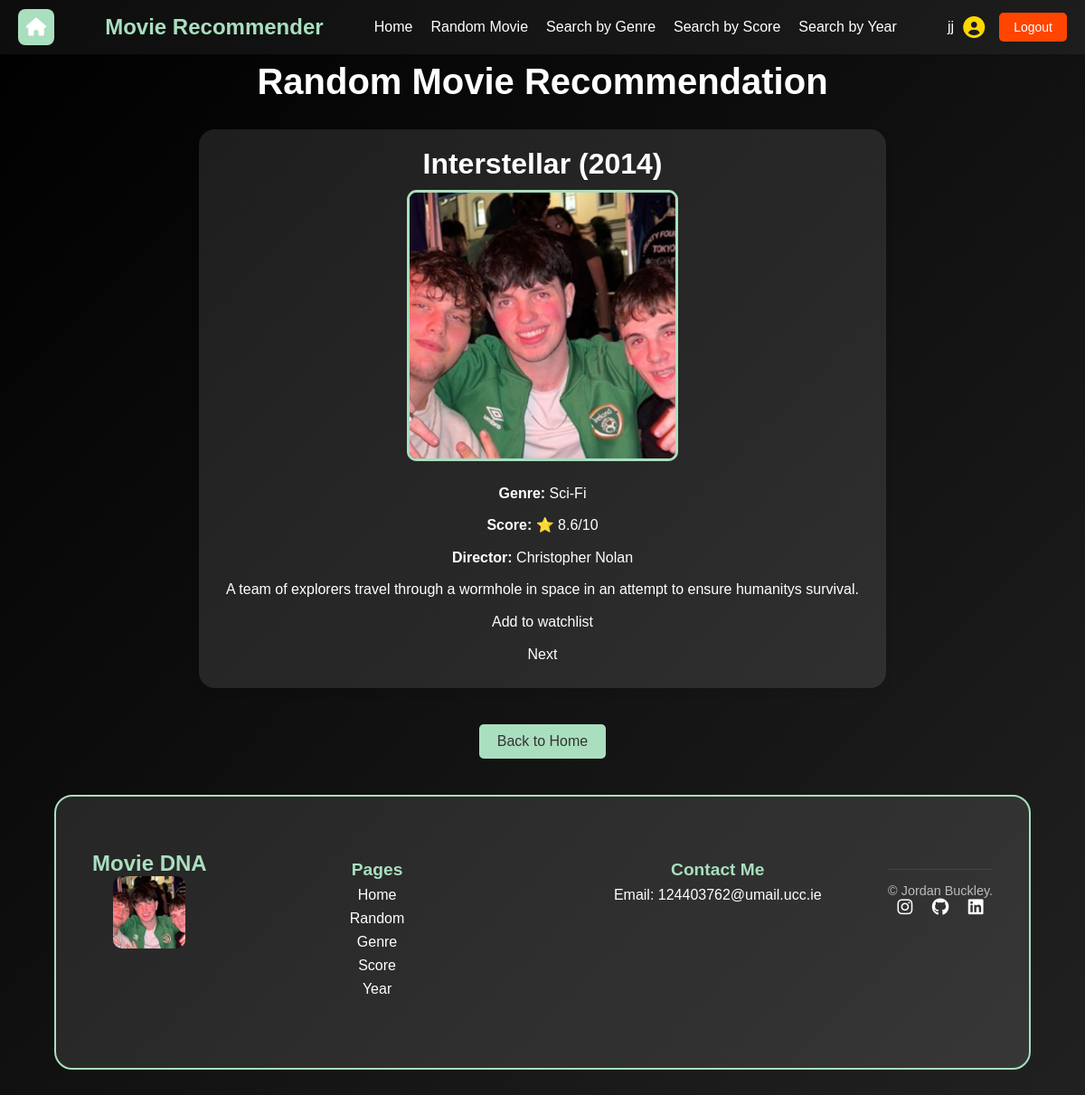
Screenshot of /random (signed in) with the database file from the repository.
### tables this page shows
CREATE TABLE movies 
(
    movie_id INTEGER PRIMARY KEY AUTOINCREMENT,
    title TEXT NOT NULL,
    genre TEXT NOT NULL,
    score FLOAT,
    year INTEGER,
    director TEXT,
    description TEXT
, image_url TEXT);

### app.py (the view, shortened to what this page needs)
@app.route("/random", methods=["GET", "POST"])
@login_required
def random_movie():
    db = get_db()
    movie = db.execute("SELECT * FROM movies ORDER BY RANDOM() LIMIT 1").fetchone()
    form = ReviewForm()
    reviews = db.execute("SELECT * FROM reviews WHERE movie_id = ?", (movie["movie_id"],)).fetchall()
    return render_template("random.html", movie=movie, reviews=reviews, form=form)

### app.py (called while the page is built)
@app.before_request
def load_logged_in_user():
    g.user = session.get("user_id",None)

def login_required(view):
    @wraps(view)
    def wrapped_view(*args, **kwargs):
        if g.user is None:
            return(redirect(url_for("login", next=request.url)))
        return view(*args, **kwargs)
    return wrapped_view

### database.py (called while the page is built)
def get_db():
    if "db" not in g:
        g.db = sqlite3.connect(DATABASE,
                                detect_types=sqlite3.PARSE_DECLTYPES
                        )
        g.db.row_factory = sqlite3.Row
    return g.db

### templates/random.html
{% extends "base.html" %}
{% block styles %}
<link rel="stylesheet" href="{{ url_for('static', filename='random.css') }}">
{% endblock %}
{% block main_content %}
    <h1>Random Movie Recommendation</h1>
    {% if movie %}
        <section id="movie-container">
            <section id="movie-card">
                <h2>{{ movie.title }} ({{ movie.year }})</h2>
                <img src="static/images/jordan_buckley.jpg" alt="Jordan Buckley" />
                <p><strong>Genre:</strong> {{ movie.genre }}</p>
                <p><strong>Score:</strong> ⭐ {{ movie.score }}/10</p>
                <p><strong>Director:</strong> {{ movie.director }}</p>
                <p>{{ movie.description }}</p>
                <p>Add to watchlist</p><p>Next</p>
            </section>
        </section>
    {% else %}
        <p>No movies found.</p>
    {% endif %}
    <a href="{{ url_for('index') }}" class="back-button">Back to Home</a>
{% endblock %}

### static/styles.css (style rules this page uses)
* { margin: 0; padding: 0; box-sizing: border-box; }
body { font-family: 'Arial', sans-serif; background: linear-gradient(-45deg, #0f0f0f, #1c1c1c, #2c2c2c, #000000); background-size: 400% 400%; animation: movingBackground 10s ease infinite; color: white; text-align: center; min-height: 100vh; display: flex; flex-direction: column; }

### static/random.css (style rules this page uses)
h1 { padding-bottom: 10px; margin-top: 0.5rem; text-align: center; font-size: 2.5rem; }
#movie-container { margin: 0 auto; max-width: 800px; padding: 20px; }
#movie-card { background: rgba(255, 255, 255, 0.1); border-radius: 1.1rem; box-shadow: 0 4px 8px rgba(0, 0, 0, 0.1); overflow: hidden; display: flex; flex-direction: column; align-items: center; padding: 1.25rem; transition: transform 0.3s ease, box-shadow 0.3s ease; }
#movie-card img { width: 100%; max-width: 300px; border-radius: 0.675rem; border: 3px solid #A9DFBF; margin-bottom: 1.1rem; }
#movie-card h2 { font-size: 2rem; margin-bottom: 10px; text-align: center; }
#movie-card p { font-size: 1rem; line-height: 1.6; text-align: center; margin: 5px 0; }
.back-button { display: inline-block; margin-top: 20px; padding: 10px 20px; background: #A9DFBF; color: #333; text-decoration: none; border-radius: 5px; transition: background 0.3s ease; }

### rows the page displays
movies: title "Interstellar", year "2014", genre "Sci-Fi", score "8.6", director "Christopher Nolan", description "A team of explorers travel through a wormhole in space in an attempt to ensure humanitys survival."

### other values shown
{{ session['user_id'] }} "jj"
